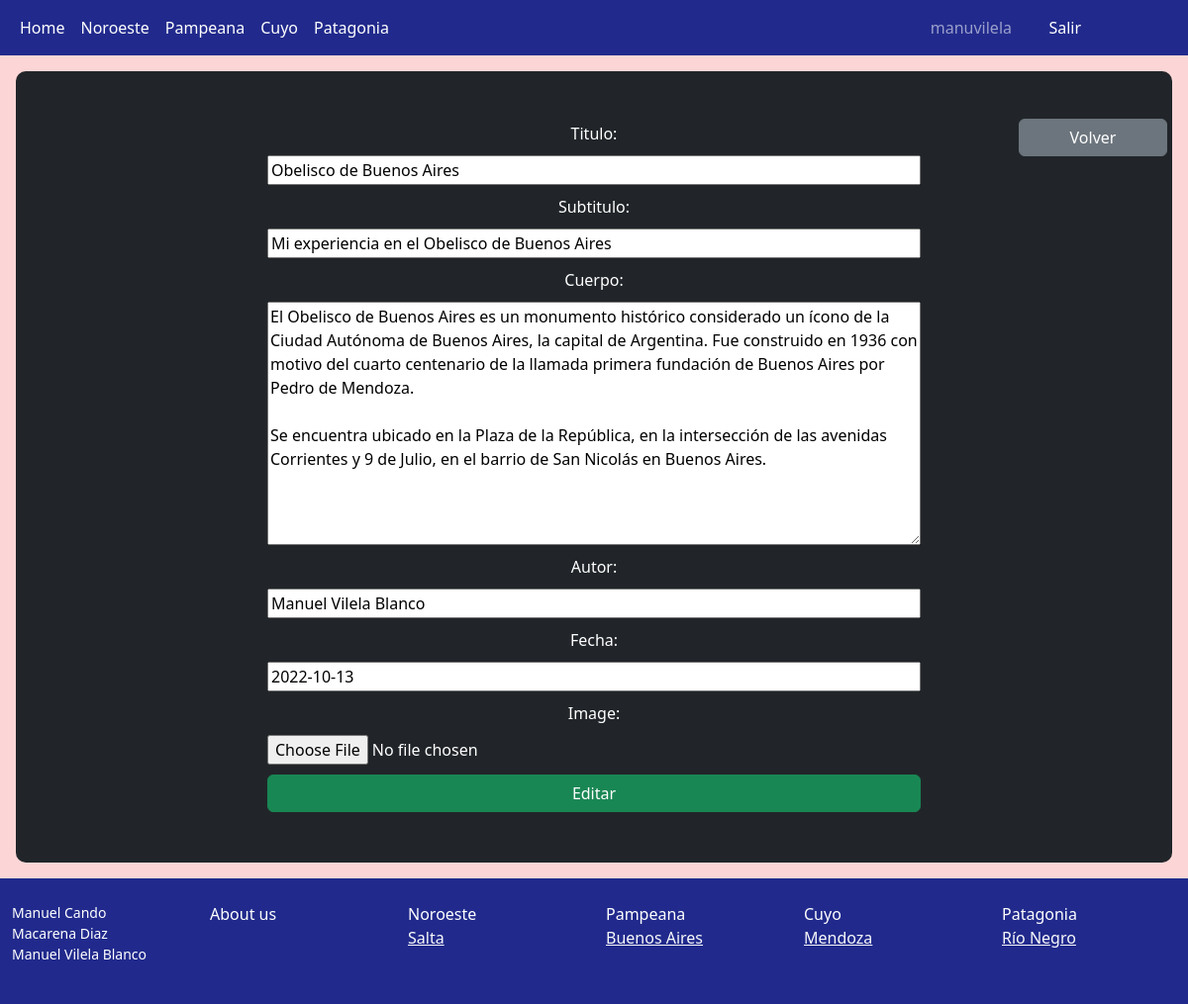
The page /pages/pampeana/buenosaires/editarblogsBA/1/ (signed in) on the database its author committed.
### Modelos/models.py (models this page shows)
class BlogsBuenosAires(models.Model):
    titulo = models.CharField(max_length=60)
    subtitulo = models.CharField(max_length=100)
    cuerpo = models.CharField(max_length=1000)
    autor = models.CharField(max_length=40)
    fecha = models.CharField(max_length=40)
    image = models.ImageField(upload_to='blogbuenosaires', null = True, blank = True)

### Modelos/views.py (the view)
# urls.py: path("pampeana/buenosaires/editarblogsBA/<blogBA_id>/", editarblogsBA),
@login_required
def editarblogsBA(request, blogBA_id):
    blog = BlogsBuenosAires.objects.get(id=blogBA_id)
    if request.method == 'POST':
        formulario = editarblogBA(request.POST, request.FILES)
        if formulario.is_valid():
            informacion = formulario.cleaned_data
            blog.titulo = informacion['titulo']
            blog.subtitulo = informacion['subtitulo']
            blog.cuerpo = informacion['cuerpo']
            blog.autor = informacion["autor"]
            blog.fecha = informacion["fecha"]
            blog.image = informacion["image"]
            blogbuenosaires = BlogsBuenosAires.objects.all()
            return render(request, "Pampeana/buenosaires.html", {"blogbuenosaires": blogbuenosaires})
    else:
        formulario = editarblogBA(initial={'titulo': blog.titulo, 'subtitulo': blog.subtitulo, 'cuerpo': blog.cuerpo, "autor": blog.autor, "fecha": blog.fecha, "image": None})
    return render(request, "Pampeana/crud_buenosaires/editarblogsBA.html", {"formulario": formulario})

### Modelos/forms.py
class editarblogBA(forms.Form):
    titulo = forms.CharField(max_length=60)
    subtitulo = forms.CharField(max_length=100)
    cuerpo = forms.CharField(widget= forms.Textarea(attrs={'height': '200px'}))
    autor = forms.CharField(max_length=40)
    fecha = forms.CharField(max_length=40)
    image = forms.ImageField()

### Modelos/template/Pampeana/crud_buenosaires/editarblogsBA.html (shortened to what this page needs)
{% extends "index.html" %}
{% load static %}
{% block contenido %}
<div class="flex-md-equal w-100 my-md-3 ps-md-3">
    <div class="text-bg-dark me-md-3 pt-3 px-3 pt-md-5 px-md-5 text-center overflow-hidden" style="border-radius: 10px; position: relative; height: 800px">
        <a class="btn btn-secondary" style="width: 150px; position: absolute; right: 5px" href="/pages/pampeana/buenosaires/">Volver</a>
        <form enctype="multipart/form-data" method="POST" class="position-absolute top-50 start-50 translate-middle" style="display: flex; flex-direction: column; width: 700px; gap: 10px; border-radius: 5px; padding: 20px;">{% csrf_token %}
                {{ formulario.as_table }}
            <button type="submit" class="btn btn-success" >Editar</button>
        </form>
    </div>
</div>
{% endblock %}

### ProyectoFinalCandoDiazVilela/template/index.html (shortened to what this page needs)
<!doctype html>
<html lang="en" class="h-100">
<head>
    {% load static %}
    <link rel="stylesheet" href="{%static 'css/bootstrap.min.css'%}">
    <link rel="stylesheet" href="{%static 'css/estilos.css'%}">
</head>
<body style="background-color: #FCD6D6;">
    <nav class="navbar navbar-expand-md navbar-dark" style="background-color: #212A8C; ">
        <div class="container-fluid">
            <div class="collapse navbar-collapse" id="navbarCollapse">
                <ul class="navbar-nav me-auto mb-2 mb-md-0">
                    <li class="nav-item">
                        <a class="nav-link active" aria-current="page" href="http://127.0.0.1:8000/">Home</a>
                    </li>
                    <li class="nav-item">
                        <a class="nav-link active" aria-current="page" href="/pages/noroeste">Noroeste</a>
                    </li>
                    <li class="nav-item">
                        <a class="nav-link active" aria-current="page" href="/pages/pampeana/">Pampeana</a>
                    </li>
                    <li class="nav-item">
                        <a class="nav-link active" aria-current="page" href="/pages/cuyo">Cuyo</a>
                    </li>
                    <li class="nav-item">
                        <a class="nav-link active" aria-current="page" href="/pages/patagonia">Patagonia</a>
                    </li>
                    {% if request.user.is_authenticated %}
                    <li class="nav-item" style="position: absolute; right: 170px">
                        <a class="nav-link" aria-current="page" href="/perfil/">{{user.username}}</a>
                    </li>
                    <li class="nav-item" style="position: absolute; right: 100px">
                        <a class="nav-link active" aria-current="page" href="/logout/">Salir</a>
                    </li>
                    {% endif %}
                </ul>
            </div>
        </div>
    </nav>
    {% block contenido %}{% endblock %}
    <footer class="container-fluid py-4" style="background-color: #212A8C;">
      <div class="row">
        <div class="col-12 col-md">
          <small class="d-block mb-3" style="color: white">Manuel Cando<br>Macarena Diaz<br>Manuel Vilela Blanco</small>
        </div>
        <div class="col-6 col-md">
          <a class="nav-link active" aria-current="page" href="/aboutus/" style="color: white">About us</a>
        </div>
        <div class="col-6 col-md">
          <a class="nav-link active" aria-current="page" style="color: white" href="/pages/noroeste">Noroeste</a>
            <ul class="list-unstyled text-small">
                <li><a class="text-light" href="/pages/noroeste/salta/">Salta</a></li>
            </ul>
        </div>
        <div class="col-6 col-md">
          <a class="nav-link active" aria-current="page" style="color: white" href="/pages/pampeana/">Pampeana</a>
            <ul class="list-unstyled text-small">
                <li><a class="text-light" href="/pages/pampeana/buenosaires/">Buenos Aires</a></li>
            </ul>
        </div>
        <div class="col-6 col-md">
          <a class="nav-link active" aria-current="page" style="color: white" href="/pages/cuyo">Cuyo</a>
            <ul class="list-unstyled text-small">
                <li><a class="text-light" href="/pages/cuyo/mendoza/">Mendoza</a></li>
            </ul>
        </div>
        <div class="col-6 col-md">
          <a class="nav-link active" aria-current="page" style="color: white" href="/pages/patagonia">Patagonia</a>
            <ul class="list-unstyled text-small">
                <li><a class="text-light" href="/pages/patagonia/rionegro/">Río Negro</a></li>
            </ul>
        </div>
      </div>
    </footer>
</body>
</html>

### rows shown on the page
BlogsBuenosAires: titulo "Obelisco de Buenos Aires", subtitulo "Mi experiencia en el Obelisco de Buenos Aires", cuerpo "El Obelisco de Buenos Aires es un monumento histórico considerado un ícono de la Ciudad Autónoma de Buenos Aires, la capital de Argentina. Fue construido en 1936 con motivo del cuarto centenario de la llamada primera fundación de Buenos Aires por Pedro de Mendoza. Se encuentra ubicado en la Plaza de la República, en la intersección de las avenidas Corrientes y 9 de Julio, en el barrio de San Nicolás en Buenos Aires.", autor "Manuel Vilela Blanco", fecha "2022-10-13"

### other values the page prints
{{ user.username }} "manuvilela"
